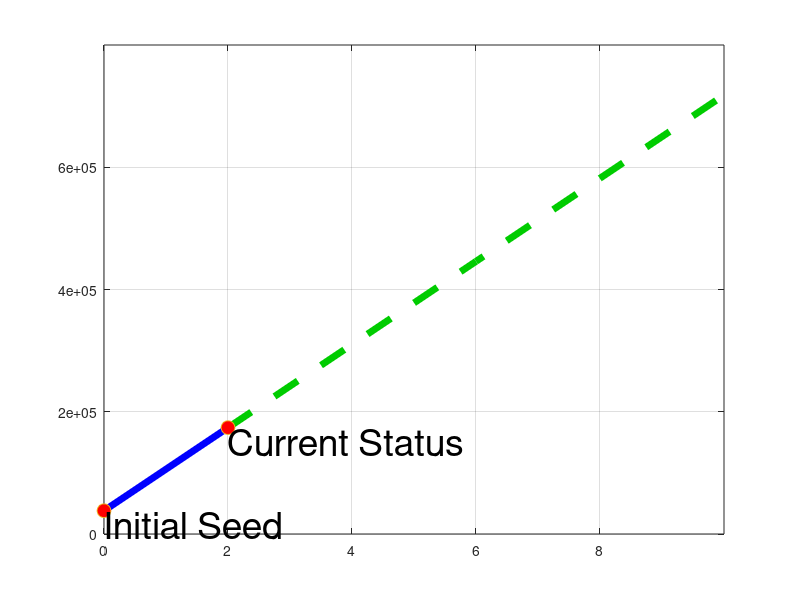

This chart was generated by the following MATLAB code: (Note: this script raises an error after producing the figure.)
close all
X = [0,2,6,10];
Y = [38100, 174000, 446000, 718000];

plot(X(1:2),Y(1:2), 'color', [0,0,1],"LineWidth",5);
grid on
hold on
plot(X(2:4),Y(2:4),'--','color', [0,0.8,0],"LineWidth",5);
plot(X(1:2),Y(1:2),'o','MarkerSize',10,'MarkerFaceColor',[1,0,0]);
text(X(1:2),Y(1:2),{'Initial Seed';'Current Status'},'VerticalAlignment','top', 'HorizontalAlignment','left','FontSize',27)
yticks([0 200000 400000 600000])
xticks([0 2 4 6 8])
ax = gca;
ax.YAxis.Exponent=0;
xlabel(["","Months"])
ylabel(["Dataset Volume",""])
xlim([0 8])
ylim([0 600000])
title("WeatherStream Dataset")
set(gca,'fontsize',26)
pbaspect([2 2 1])
h=gcf;
set(h,'PaperPositionMode','auto');         
set(h,'PaperOrientation','portrait');
set(h,'Position',[50 50 1200 800]);
print(gcf, '-dsvg', 'test1.svg')